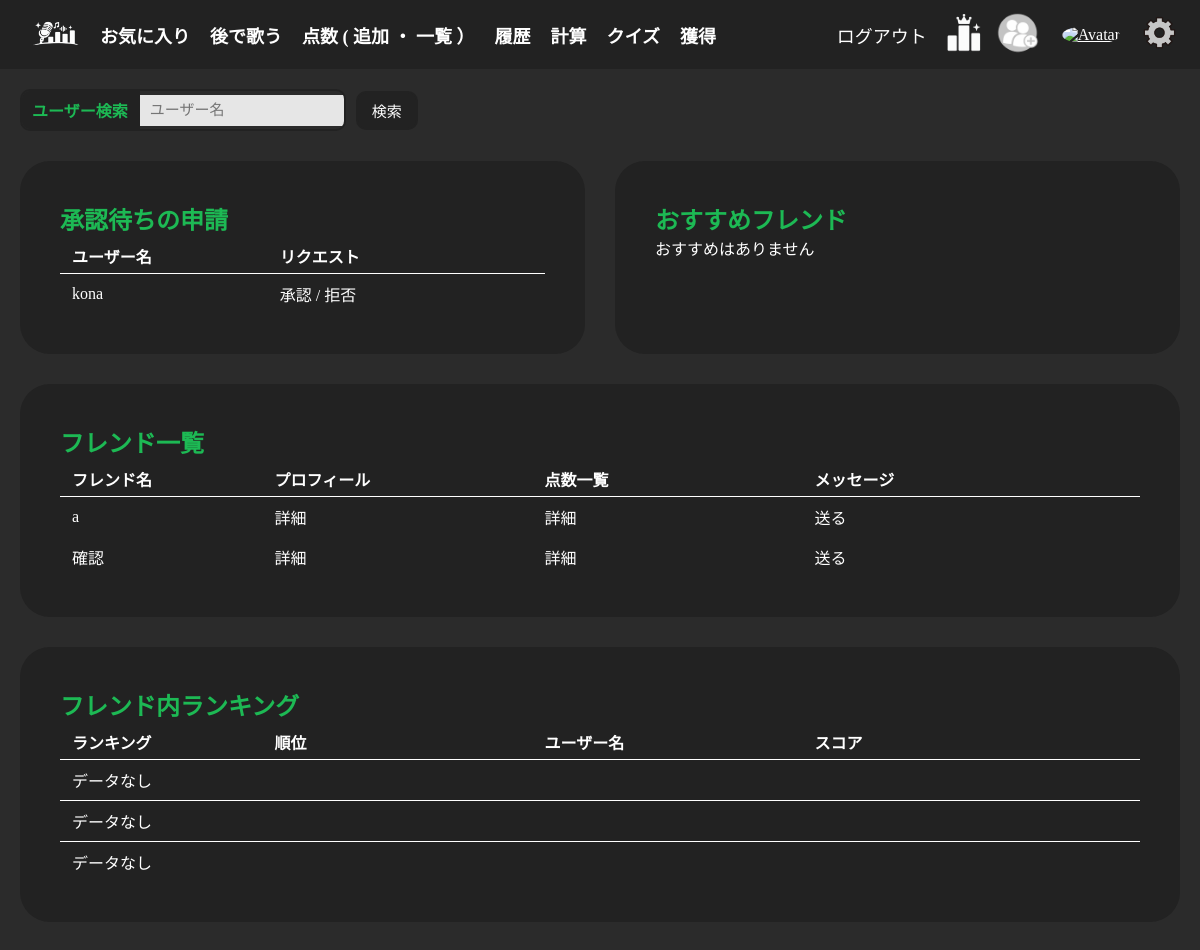
/friends/ (signed in), run on the app's committed database.
### accounts/models.py (models this page shows)
class FriendRequest(models.Model):
    from_user = models.ForeignKey(
        User,
        on_delete=models.CASCADE,
        related_name='sent_friend_requests'
    )
    to_user = models.ForeignKey(
        User,
        on_delete=models.CASCADE,
        related_name='received_friend_requests'
    )
    created_at = models.DateTimeField(auto_now_add=True)
    class Meta:
        unique_together = ('from_user', 'to_user')

class CustomUser(AbstractUser):
    email = models.EmailField(unique=True)
    groups = models.ManyToManyField(
        Group,
        related_name="customuser_set",
        blank=True,
        help_text="The groups this user belongs to.",
        verbose_name="groups",
    )
    user_permissions = models.ManyToManyField(
        Permission,
        related_name="customuser_set",
        blank=True,
        help_text="Specific permissions for this user.",
        verbose_name="user permissions",
    )
    favorites = models.ManyToManyField(
        'app.Song',
        related_name='favorited_by',
        blank=True
    )
    CATCHPHRASE_CHOICES = [
        ('none', 'なし'),
        ('beginner', '初心者'),
        ('intermediate', '中級者'),
        ('advanced', '上級者'),
    ]
    THEME_CHOICES = [
        ('white', '白'),
        ('black', '黒'),
    ]
    theme = models.CharField(max_length=10, choices=THEME_CHOICES, default='white')
    bio = models.TextField(blank=True, null=True, max_length=500)
    points = models.IntegerField(default=0)
    catchphrase = models.CharField(
        max_length=255,
        choices=CATCHPHRASE_CHOICES,
        default='none'
    )
    avatar = models.ImageField(
        upload_to='avatars/',
        blank=True,
        null=True,
        default='avatars/default.png'
    )
    is_public = models.BooleanField(default=True, verbose_name="公開設定")
    USERNAME_FIELD = 'email'
    REQUIRED_FIELDS = ['username']

### app/views.py (the view)
# urls.py: path('friends/', views.friends_list_view, name='friends-list'),
@login_required
def friends_list_view(request):
    user = request.user
    query = request.GET.get('q', '').strip()
    friends = User.objects.filter(
        id__in=Friendship.objects.filter(user=user).values_list('friend_id', flat=True)
    )
    ranking_users = list(friends) + [user]
    pending_requests = FriendRequest.objects.filter(to_user=user)
    search_results = []
    if query:
        friend_ids = friends.values_list('id', flat=True)
        search_results = User.objects.filter(
            Q(username__icontains=query) | Q(email__icontains=query)
        ).exclude(id__in=friend_ids).exclude(id=user.id)
    friends_of_friends_ids = Friendship.objects.filter(
        user__in=friends
    ).values_list('friend_id', flat=True)
    friends_of_friends_ids = set(friends_of_friends_ids) - set(friends.values_list('id', flat=True)) - {user.id}
    recommended_users = User.objects.filter(id__in=list(friends_of_friends_ids)[:3])
    month_start = datetime.now().replace(day=1)
    friend_scores = ScoreLog.objects.filter(
        user__in=ranking_users,
        created_at__gte=month_start
    )
    monthly_play_count_ranking = (
        friend_scores.values('user__id', 'user__username')
        .annotate(count=Count('id'))
        .order_by('-count')[:3]
    )
    monthly_max_score_ranking = (
        friend_scores.values('user__id', 'user__username')
        .annotate(max_score=Max('score'))
        .order_by('-max_score')[:3]
    )
    monthly_min_score_ranking = (
        friend_scores.values('user__id', 'user__username')
        .annotate(min_score=Min('score'))
        .order_by('min_score')[:3]
    )
    context = {
        'friends': friends,
        'pending_requests': pending_requests,
        'search_results': search_results,
        'query': query,
        'recommended_users': recommended_users,
        'monthly_play_count_ranking': monthly_play_count_ranking,
        'monthly_max_score_ranking': monthly_max_score_ranking,
        'monthly_min_score_ranking': monthly_min_score_ranking,
    }
    return render(request, 'app/friends_list.html', context)

### app/templates/app/friends_list.html (shortened to what this page needs)
{% extends 'base.html' %}
{% load i18n %}
{% load static %}
{% block content %}
<div class="index">
    <div class="song-search">
        <form method="get" action="{% url 'app:friends-list' %}" class="song-search-form">
            <div class="song-search-span">
                <span>{% trans "ユーザー検索" %}</span>
                <input class="song-search-input" type="text" name="q" placeholder="{% trans 'ユーザー名' %}"
                    value="{{ query|default:'' }}">
            </div>
            <button class="song-search-button" type="submit">{% trans "検索" %}</button>
        </form>
    </div>
</div>
<div class="index-card">
    <div class="index song-score">
        <h2>承認待ちの申請</h2>
        {% if pending_requests %}
            <table class="score-table">
                <thead>
                    <tr>
                        <th>ユーザー名</th>
                        <th>リクエスト</th>
                    </tr>
                </thead>
                <tbody>
                    {% for req in pending_requests %}
                    <tr>
                        <td>{{ req.from_user.username }}</td>
                        <td>
                            <a href="{% url 'app:friend-accept' req.id %}">承認</a>
                            <span>/</span>
                            <a href="{% url 'app:friend-reject' req.id %}">拒否</a>
                        </td>
                    </tr>
                    {% endfor %}
                </tbody>
            </table>
        {% else %}
            <ul>
                <li>申請はありません</li>
            </ul>
        {% endif %}
    </div>
    <div class="index song-score">
        <h2>おすすめフレンド</h2>
        {% if recommended_users %}
        <ul>
            {% for u in recommended_users %}
                <li>
                    {{ u.username }} /
                    <a href="{% url 'app:friend-request' u.id %}">フレンド申請</a>
                </li>
            {% endfor %}
        </ul>
        {% else %}
        <p>おすすめはありません</p>
        {% endif %}
    </div>
</div>
<div class="index song-score">
    <h2>フレンド一覧</h2>
    <table class="score-table">
        <thead>
            <tr>
                <th>フレンド名</th>
                <th>プロフィール</th>
                <th>点数一覧</th>
                <th>メッセージ</th>
            </tr>
        </thead>
        <tbody>
            {% for friend in friends %}
            <tr>
                <td>{{ friend.username }}</td>
                <td>
                    <a href="{% url 'app:friend-profile' friend.id %}">詳細</a>
                </td>
                <td>
                    <a href="{% url 'app:friend-profile' friend.id %}">詳細</a>
                </td>
                <td>
                    <a href="{% url 'app:chat-with-user' friend.id %}">送る</a>
                </td>
            </tr>
            {% empty %}
            <tr>
                <td colspan="2">フレンドはいません</td>
            </tr>
            {% endfor %}
        </tbody>
    </table>
</div>
<div class="index song-score">
    <h2>フレンド内ランキング</h2>
    <table class="score-table friend-table">
        <thead>
            <tr>
                <th>ランキング</th>
                <th>順位</th>
                <th>ユーザー名</th>
                <th>スコア</th>
            </tr>
        </thead>
        <tbody>
            {% for r in monthly_play_count_ranking %}
            <tr>
                {% if forloop.first %}
                    <th rowspan="{{ monthly_play_count_ranking|length }}">
                        月間曲数
                    </th>
                {% endif %}
                <td>{{ forloop.counter }}</td>
                <td>{{ r.user__username }}</td>
                <td>{{ r.count }}</td>
            </tr>
            {% empty %}
            <tr>
                <td colspan="4">データなし</td>
            </tr>
            {% endfor %}
        </tbody>
        <tbody>
            {% for r in monthly_max_score_ranking %}
            <tr>
                {% if forloop.first %}
                    <th rowspan="{{ monthly_max_score_ranking|length }}">
                        月間最高点
                    </th>
                {% endif %}
                <td>{{ forloop.counter }}</td>
                <td>{{ r.user__username }}</td>
                <td>{{ r.max_score|floatformat:3 }}</td>
            </tr>
            {% empty %}
            <tr>
                <td colspan="4">データなし</td>
            </tr>
            {% endfor %}
        </tbody>
        <tbody>
            {% for r in monthly_min_score_ranking %}
            <tr>
                {% if forloop.first %}
                    <th rowspan="{{ monthly_min_score_ranking|length }}">
                        月間最低点
                    </th>
                {% endif %}
                <td>{{ forloop.counter }}</td>
                <td>{{ r.user__username }}</td>
                <td>{{ r.min_score|floatformat:3 }}</td>
            </tr>
            {% empty %}
            <tr>
                <td colspan="4">データなし</td>
            </tr>
            {% endfor %}
        </tbody>
    </table>
</div>
{% endblock %}

### app/static/app/css/style.css (style rules this page uses)
* { margin: 0; padding: 0; box-sizing: border-box; font-family: serif; }
h2 { color: #1DB954; }
body.black { --main-color: #2b2b2b; --text-color: white; --background-color: #ccc; --sub-color: #222; }
body { background-color: var(--main-color); color: var(--text-color); }
th { background-color: var(--background-color); color: var(--main-color); }
td { background-color: var(--sub-color); color: var(--text-color); }
a { color: var(--text-color); }
input { padding: 7px 10px; font-size: 15px; border-radius: 10px; display: block; }
button { padding: 7px 14px; border-radius: 10px; border: 2px solid #222; color: black; background-color: white; outline: none; font-size: 15px; cursor: pointer; }
.index { margin-bottom: 30px; }
.index table { width: 100%; border-collapse: collapse; }
.index th, .index td { border: 2px solid #222; padding: 8px 12px; text-align: left; }
.index th { font-weight: bold; }
.index a { color: var(--text-color); }
.index.song-score a { color: white; text-decoration: none; }
.index-card { display: flex; justify-content: space-between; gap: 30px; }
.index-card .index { flex: 1; }
.song-score { padding: 40px; background-color: #222; border-radius: 30px; color: white; }
.song-search { display: flex; gap: 10px; align-items: center; margin-top: -20px; }
.song-search-form, .setting-form { display: flex; gap: 10px; align-items: center; }
.song-search-span { display: flex; align-items: center; border: 2px solid #222; border-radius: 10px; overflow: hidden; }
.song-search-span span { padding: 7px 10px; font-weight: bold; color: #1DB954; background-color: #222; border-right: 2px solid #222; display: flex; align-items: center; gap: 7px; }
.song-search-span input { border: none; outline: none; border-radius: 0; background-color: #e6e6e6; }
.song-search-button, .setting-button { padding: 7px 14px; border-radius: 10px; border: 2px solid #222; color: white; background-color: #222; outline: none; font-size: 15px; cursor: pointer; }
.score-table { border-collapse: collapse; }
.score-table td { background-color: #222; color: white; }
.score-table a { color: white; }
.score-table thead th { border-bottom: 1px solid white; padding-bottom: 5px; background-color: #222; color: white; font: bold; }
.score-table th, .score-table td { border: none; }
.score-table th:nth-child(1), .score-table td:nth-child(1) { width: 60px; }
.score-table th:nth-child(2), .score-table td:nth-child(2) { width: 80px; }
.score-table th:nth-child(3), .score-table td:nth-child(3) { width: 80px; }
.score-table th:nth-child(4), .score-table td:nth-child(4) { width: 100px; }
.friend-table tbody + tbody { border-top: 1px solid white; }

### data on the page
FriendRequest: from_user.username "kona"
CustomUser: username "a"
CustomUser: username "確認"
